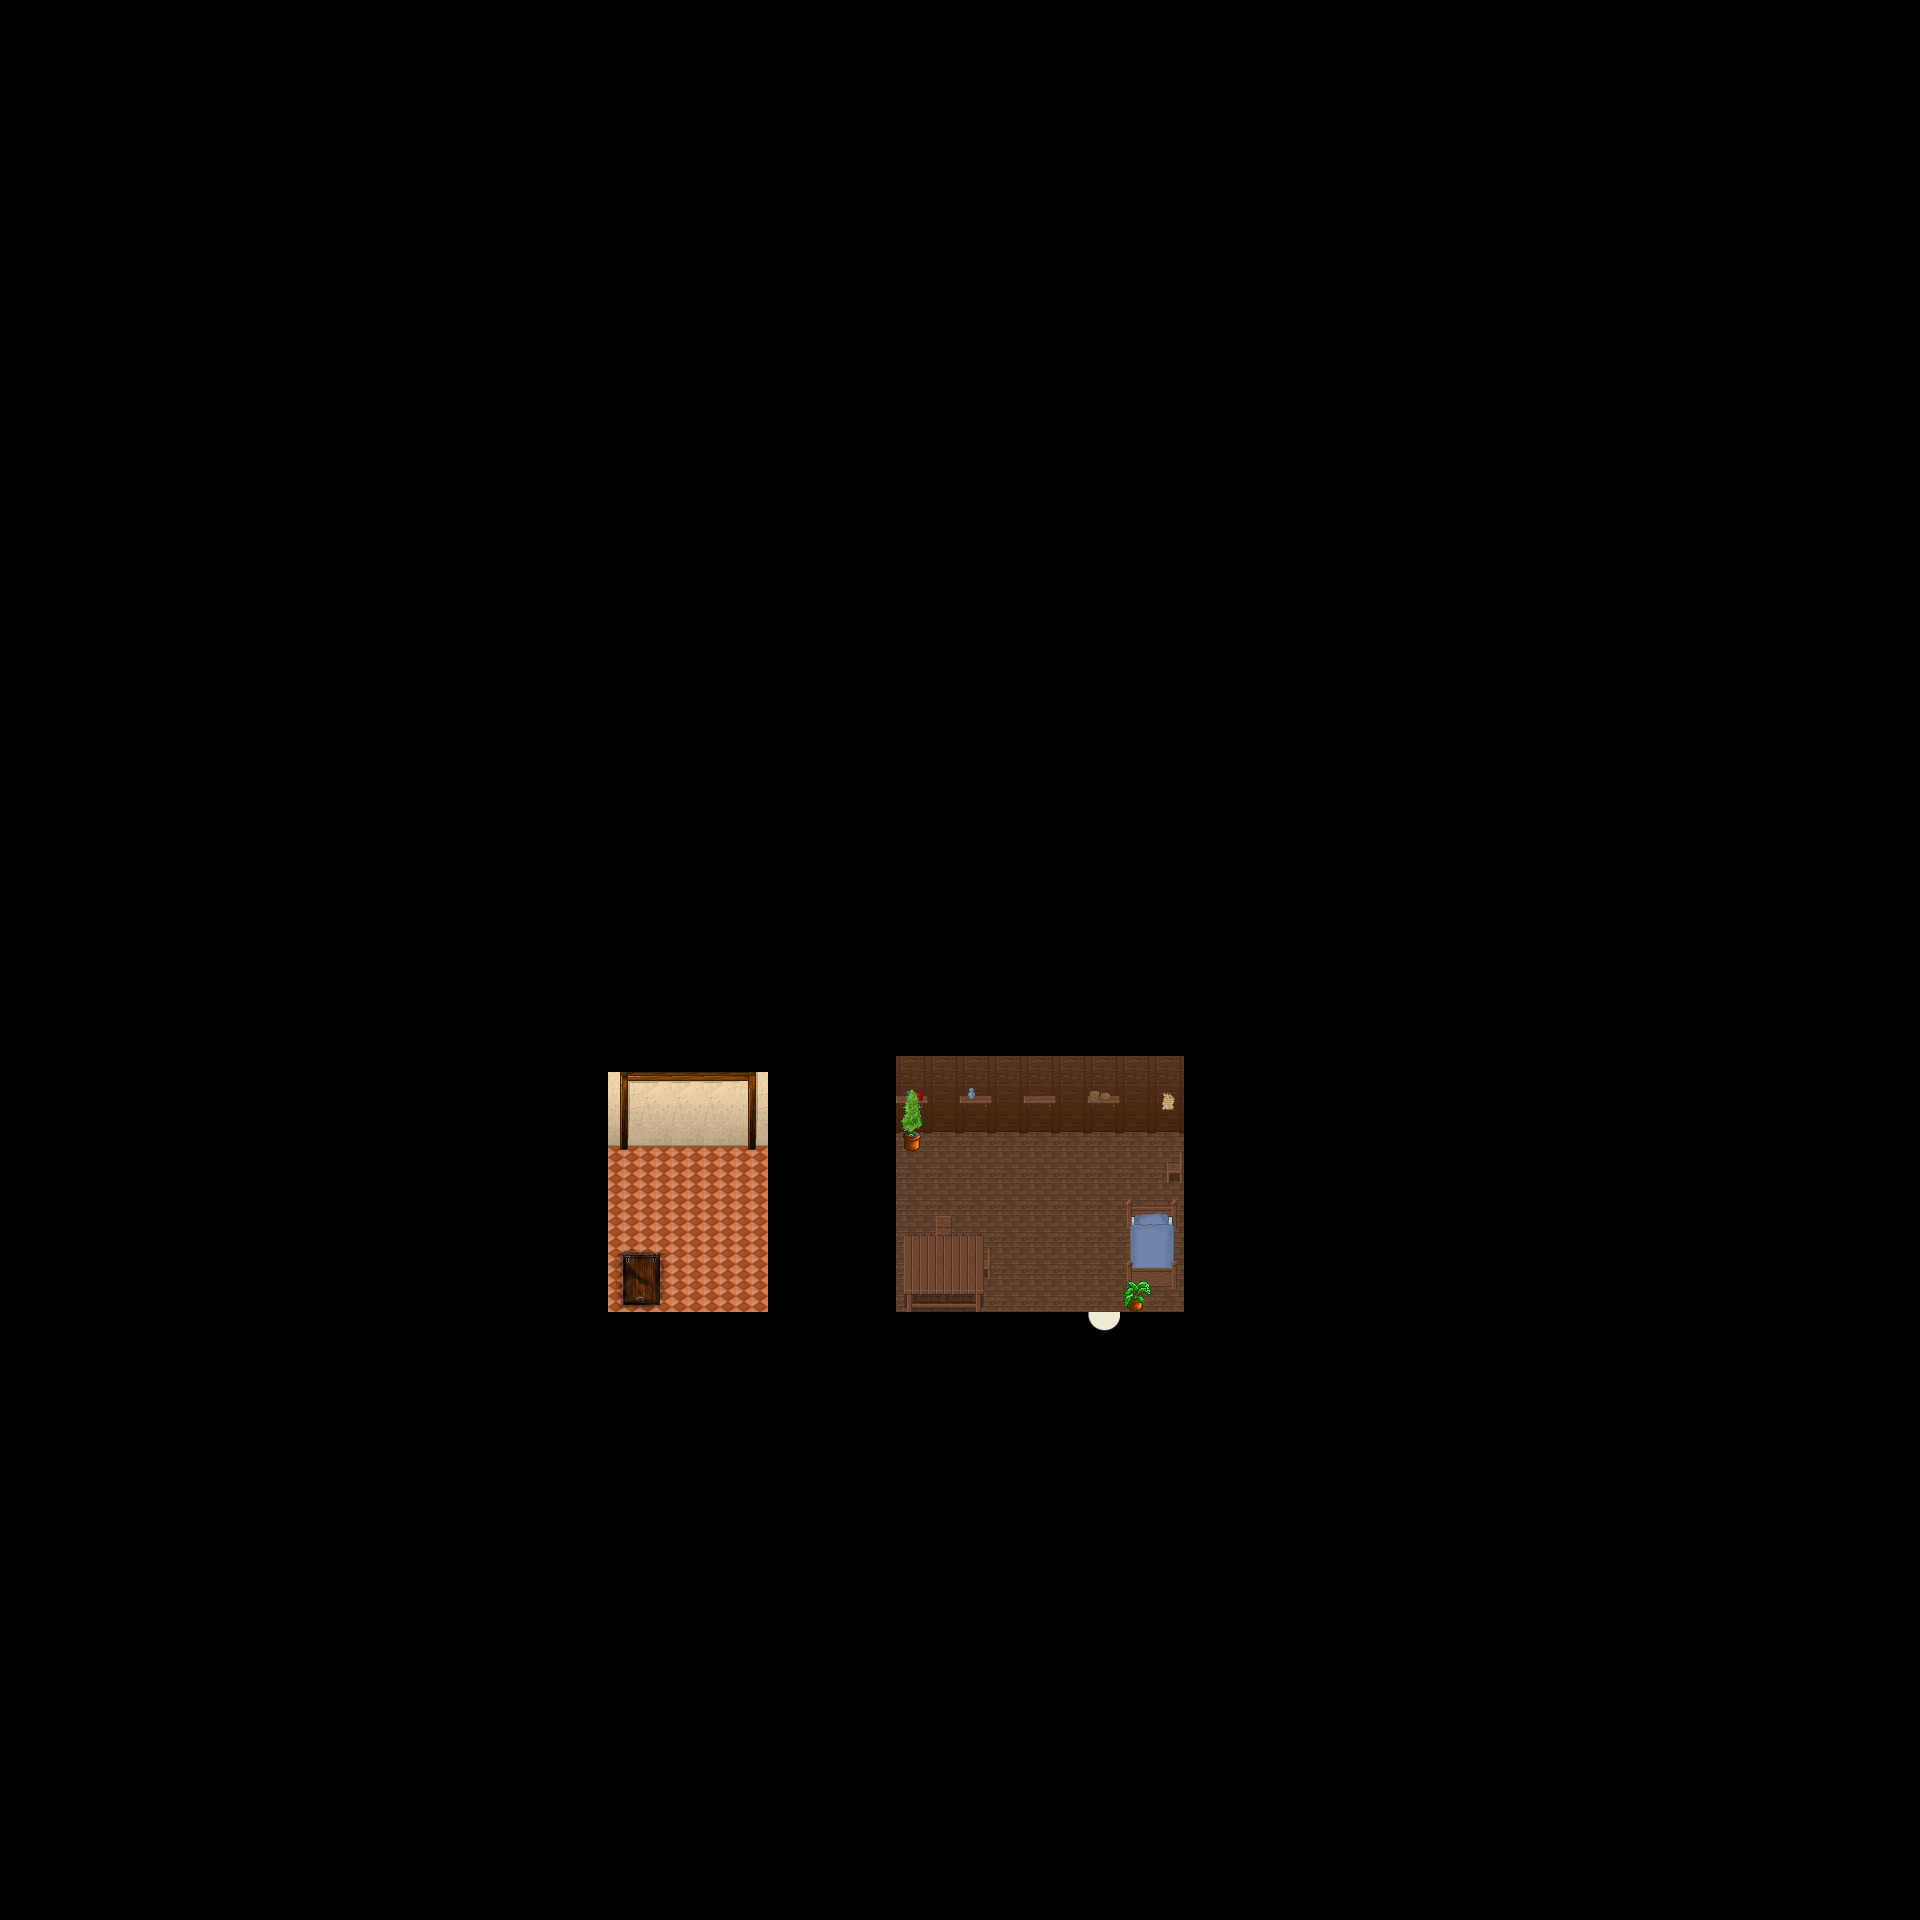

This is a level from a 2D game, rendered from its Tiled map with the project's own tilesets. A one-line summary and the map file follow, with tile-layer data summarised:
An orthogonal 60x60 tile map with 32x32 px tiles, 6 tile layers (Ground, Ground, Ground, Ground, ...), 1 hidden layer not drawn, 6 tilesets and 2 objects (SCRIPT, WARP).

<map version="1.0" orientation="orthogonal" width="60" height="60" tilewidth="32" tileheight="32">
 <properties>
  <property name="music" value="faith.ogg" />
 </properties>
 <tileset firstgid="1" name="collision1_32_32" tilewidth="32" tileheight="32">
  <image source="../graphics/tiles/collision1_32_32.png" width="1024" height="1024" />
 </tileset>
 <tileset firstgid="1025" name="indoor3_32_32" tilewidth="32" tileheight="32">
  <image source="../graphics/tiles/indoor3_32_32.png" width="1024" height="1024" />
 </tileset>
 <tileset firstgid="2049" name="indoor2_32_32" tilewidth="32" tileheight="32">
  <image source="../graphics/tiles/indoor2_32_32.png" width="1024" height="1024" />
 </tileset>
 <tileset firstgid="3073" name="indoor2_32_64" tilewidth="32" tileheight="64">
  <image source="../graphics/tiles/indoor2_32_64.png" width="1024" height="1024" />
 </tileset>
 <tileset firstgid="3585" name="indoor2_32_96" tilewidth="32" tileheight="96">
  <image source="../graphics/tiles/indoor2_32_96.png" width="1024" height="960" />
 </tileset>
 <tileset firstgid="3905" name="indoor1_32_64" tilewidth="32" tileheight="64">
  <image source="../graphics/tiles/indoor1_32_64.png" width="1024" height="1024" />
 </tileset>
 <layer name="Ground" width="60" height="60">
  <data>[3600 cells, 3600 non-empty, 8 distinct tile ids]</data>
 </layer>
 <layer name="Ground" width="60" height="60">
  <data>[3600 cells, 42 non-empty, 10 distinct tile ids]</data>
 </layer>
 <layer name="Ground" width="60" height="60">
  <data>[3600 cells, 21 non-empty, 21 distinct tile ids]</data>
 </layer>
 <layer name="Ground" width="60" height="60">
  <data>[3600 cells, 1 non-empty, 1 distinct tile ids]</data>
 </layer>
 <layer name="Fringe" width="60" height="60">
  <data>[3600 cells, 1 non-empty, 1 distinct tile ids]</data>
 </layer>
 <layer name="Over" width="60" height="60">
  <data>[3600 cells, 15 non-empty, 4 distinct tile ids]</data>
 </layer>
 <layer name="Collision" width="60" height="60" visible="0">
  <data>[3600 cells, 3525 non-empty, 1 distinct tile ids]</data>
 </layer>
 <objectgroup name="Object" width="60" height="60">
  <object name="External Map Events" type="SCRIPT" x="0" y="0">
   <properties>
    <property name="FILENAME" value="scripts/maps/iw-nelaro-house18-o00-o00-o00.lua" />
   </properties>
  </object>
  <object name="Warp to city" type="WARP" x="1087" y="1311" width="32" height="32">
   <properties>
    <property name="DEST_MAP" value="ow-o0000-n0004-o0000" />
    <property name="DEST_X" value="4400" />
    <property name="DEST_Y" value="3952" />
   </properties>
  </object>
 </objectgroup>
</map>
